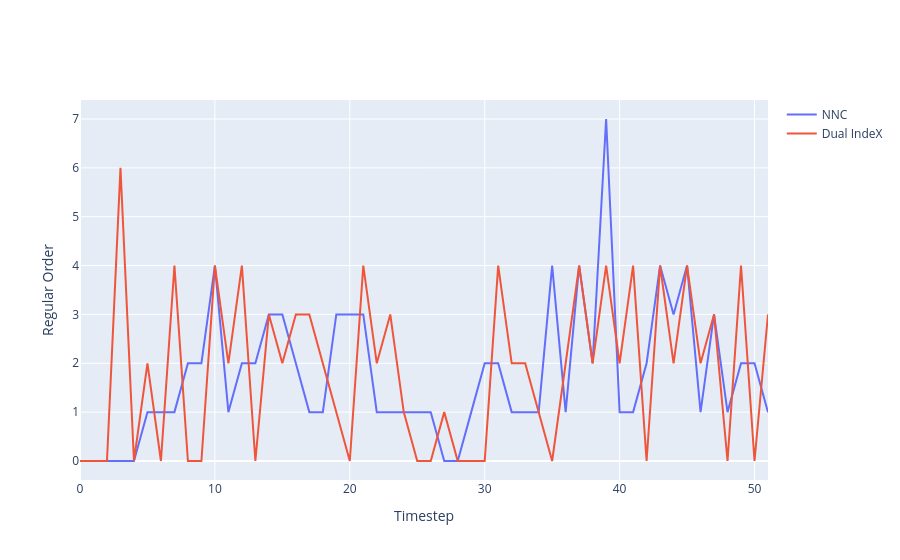

The notebook cell saved with this chart:
### Code cell
a = go.Scatter(y=[x.item() for x in nn_qr], name='NNC')
b = go.Scatter(y=all_qr, name='Dual IndeX')
fig = go.Figure([a,b])
fig.layout.xaxis.title = 'Timestep'
fig.layout.yaxis.title = 'Regular Order'
fig

### Figure 1 — Plotly figure (JSON) as saved in the notebook; plotly's stock layout.template omitted (floating-point values rounded to 4 significant figures)
{"data": [{"name": "NNC", "type": "scatter", "y": [0, 0, 0, 0, 0, 1, 1, 1, 2, 2, 4, 1, 2, 2, 3, 3, 2, 1, 1, 3, 3, 3, 1, 1, 1, 1, 1, 0, 0, 1, 2, 2, 1, 1, 1, 4, 1, 4, 2, 7, 1, 1, 2, 4, 3, 4, 1, 3, 1, 2, 2, 1]}, {"name": "Dual IndeX", "type": "scatter", "y": [0, 0, 0, 6, 0, 2, 0, 4, 0, 0, 4, 2, 4, 0, 3, 2, 3, 3, 2, 1, 0, 4, 2, 3, 1, 0, 0, 1, 0, 0, 0, 4, 2, 2, 1, 0, 2, 4, 2, 4, 2, 4, 0, 4, 2, 4, 2, 3, 0, 4, 0, 3]}], "layout": {"xaxis": {"title": {"text": "Timestep"}}, "yaxis": {"title": {"text": "Regular Order"}}}}
